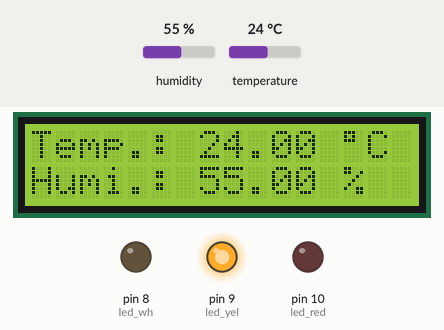
Recording of a sketch running on a simulated Arduino Uno, built with avr-gcc and run on an emulated ATmega328P. Parts: 16×2 character LCD, output pins drawn as LEDs (lit = HIGH). The inputs (shaded band) are chosen by the test bench; at power-on: temperature 24 °C, humidity 55 %.

Above: at 1.2 s.
1.3 s: temperature set to 33 °C
At 6.2 s:
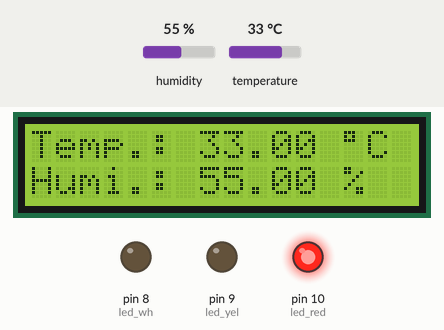
11.6 s: temperature set to 9 °C
At 16.0 s:
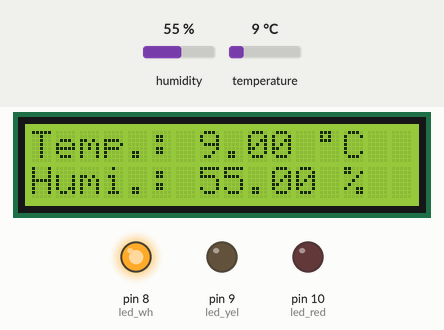
21.7 s: humidity set to 22 %
At 25.8 s:
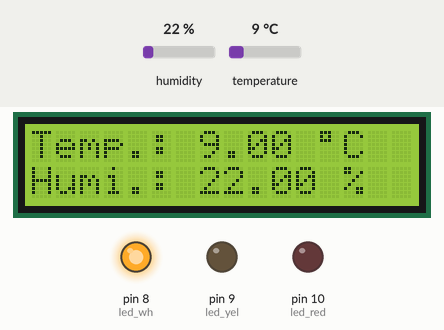
31.7 s: humidity set to 40 %
At 35.6 s:
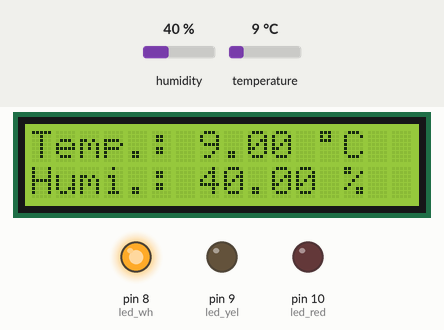
Timing chart, 0 to 37.1 s (numbered marks = the images above; inputs shaded):
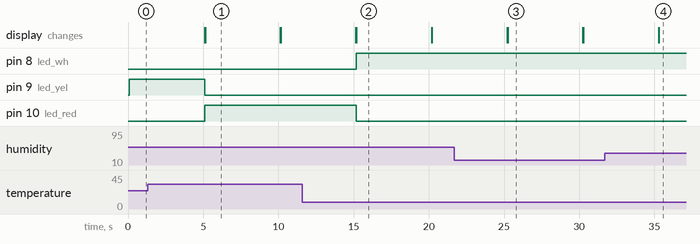

Measured:
- after the input at 1.3 s, pin 9 (led_yel): HIGH → LOW after 3.8 s; pin 10 (led_red): LOW → HIGH after 3.8 s; the display: first differs from a run without the input after 3.8 s (image 1)
- after the input at 11.6 s, pin 8 (led_wh): LOW → HIGH after 3.6 s; pin 10 (led_red): HIGH → LOW after 3.6 s; the display: first differs from a run without the input after 3.6 s (image 2)
- after the input at 21.7 s, the display: first differs from a run without the input after 3.5 s (image 3)
- after the input at 31.7 s, the display: first differs from a run without the input after 3.6 s (image 4)
- what the display in image 1 shows lasts 5.0 s, from 5.1 s to 10.1 s

The sketch:

projekt_arduino.ino
```cpp
//library load
#include <LiquidCrystal.h>
#include <dht.h>


// const and globals

#define DHT11_PIN 7
#define led_red 10
#define led_yel 9
#define led_wh 8
const int rs = 12, en = 11, d4 = 5, d5 = 4, d6 = 3, d7 = 2;
LiquidCrystal lcd(rs, en, d4, d5, d6, d7);
dht DHT;


//setup
void setup() {
  lcd.begin(16, 2);

  pinMode(led_red, OUTPUT);
  pinMode(led_yel, OUTPUT);
  pinMode(led_wh, OUTPUT);
  pinMode(A0, INPUT);

  Serial.begin(9600);
}


void display_led(float t){
  if(t>30){
    digitalWrite(led_red, HIGH);
    digitalWrite(led_yel, LOW);
    digitalWrite(led_wh, LOW);

  }
  else if(t<30 && t>10){
    digitalWrite(led_red, LOW);
    digitalWrite(led_yel, HIGH);
    digitalWrite(led_wh, LOW);
  }
 else{
    digitalWrite(led_red, LOW);
    digitalWrite(led_yel, LOW);
    digitalWrite(led_wh, HIGH);
 }
}


//main func
void loop() {

  int readData = DHT.read11(DHT11_PIN);
  float t = DHT.temperature;
  float h = DHT.humidity;

  display_led(t);


  lcd.setCursor(0,0);
  lcd.print("Temp.: ");
  lcd.print(t);
  lcd.print(" ");
  lcd.print((char)223);
  lcd.print("C");

  lcd.setCursor(0,1);
  lcd.print("Humi.: ");
  lcd.print(h);
  lcd.print(" %");

  delay(5000);
  lcd.clear();
}
```
